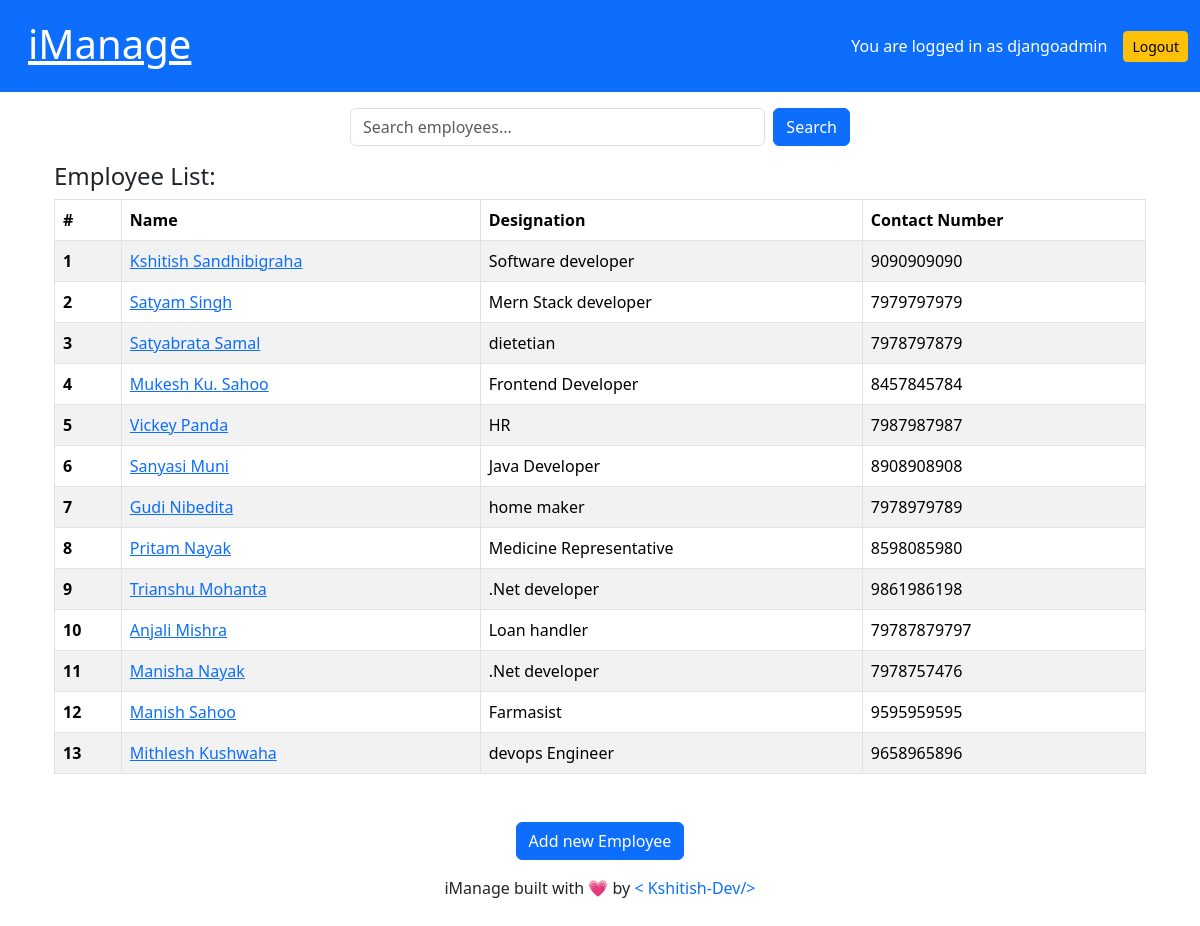
The app's page / (signed in) with its own data.
### employees/models.py (models this page shows, shortened)
class  Employee(models.Model):
    first_name = models.CharField(max_length=100)
    last_name = models.CharField(max_length=100)
    photo = models.ImageField(upload_to='images')       #<-- this is media file
    designation = models.CharField(max_length=100)
    email_address = models.EmailField(max_length=100, unique=True)
    phone_number = models.CharField(max_length=12 , blank=True)
    created_at = models.DateTimeField(auto_now_add=True)
    updated_at = models.DateTimeField(auto_now=True)

### mysite/views.py (the view)
# urls.py: 2. Add a URL to urlpatterns:  path('', views.home, name='home')
def home(request):
    query = request.GET.get('q')
    if query:
        employees = Employee.objects.filter(first_name__icontains=query) | Employee.objects.filter(last_name__icontains=query)
    else:
        employees = Employee.objects.all()
    context = {
        'employees' : employees,
        'query': query,
    }
    return render(request, 'home.html', context)

### templates/home.html
{% extends 'base.html' %}
{% block content %}
<div class="container pt-3">
  <form method="GET" action="{% url 'home' %}" class="d-flex mb-3" style="width: 500px; margin: auto;">
    <input type="text" name="q" class="form-control me-2" placeholder="Search employees...">
    <button type="submit" class="btn btn-primary">Search</button>
  </form>
    <h4>Employee List:</h4>
    {% if employees %}
    <table class="table table-striped table-bordered">
        <thead>
            <tr>
                <th scope="col">#</th>
                <th scope="col">Name</th>
                <th scope="col">Designation</th>
                <th scope="col">Contact Number</th>
            </tr>
        </thead>
        <tbody>
            {% for emp in employees %}
            <tr>
                <th>{{ forloop.counter }}</th>
                <td><a href="{% url 'employee_details' emp.id %}">{{ emp.first_name }} {{ emp.last_name }}</a></td>
                <td>{{ emp.designation }}</td>
                <td>{{ emp.phone_number }}</td>
            </tr>
            {% endfor %}
        </tbody>
    </table>
    {% else %}
    <p class="text-center">No employees found matching "{{ query }}".</p>
    <div class="text-center">
      <a href="{% url 'home'%}" class="btn btn-primary mt-3" >Back to home</a>
    </div>
    {% endif %}
    {% if user.is_authenticated %}
    <div class="text-center mt-5">
       <a class="btn btn-primary" href="{% url 'add_employee' %}"> Add new Employee </a>
    </div>
    {% endif %}
</div>
{% endblock %}

### templates/base.html (shortened to what this page needs)
{% load static %}
<!DOCTYPE html>
<html lang="en">
  <head>
    <link
      href="https://cdn.jsdelivr.net/npm/bootstrap@5.3.3/dist/css/bootstrap.min.css"
      rel="stylesheet"
    />
    <link rel="stylesheet" href="{% static 'css/style.css' %}" />
  </head>
  <body class="d-flex flex-column min-vh-100">
    <div class="w-100 px-0">
      <header class="emp-header py-3 pb-3 sticky-top bg-primary text-white">
        <div class="container-fluid">
          <div class="row flex-nowrap justify-content-between align-items-center">
            <div class="col-8 pt-1">
              <h1><a class="blog-header-logo text-white no-underline m-3" href="/">iManage</a></h1>
            </div>
            <div class="col-4 d-flex justify-content-end align-items-center">
              {% if not user.is_authenticated %}
                <a href="{% url 'login' %}" class="btn btn-sm btn-warning">Login</a> &nbsp;
                <a href="{% url 'signup' %}" class="btn btn-sm btn-outline-secondary">SignUp</a>
              {% else %}
                <span>You are logged in as {{ user }}</span>
                &emsp;<a href="{% url 'logout' %}" class="btn btn-sm btn-warning">Logout</a>
              {% endif %}
            </div>
          </div>
        </div>
      </header>
    </div>
    <div class="container flex-grow-1">
      {% block content %}
      {% endblock %}
    </div>
    <footer class="emp-footer text-center py-3 mt-auto">
      <p>iManage built with 💗 by <a href="#" class="text-decoration-none"> < Kshitish-Dev/></a></p>
    </footer>
  </body>
</html>

### records on screen
Employee: first_name "Kshitish", last_name "Sandhibigraha", designation "Software developer", phone_number "9090909090"
Employee: first_name "Satyam", last_name "Singh", designation "Mern Stack developer", phone_number "7979797979"
Employee: first_name "Satyabrata", last_name "Samal", designation "dietetian", phone_number "7978797879"
Employee: first_name "Mukesh Ku.", last_name "Sahoo", designation "Frontend Developer", phone_number "8457845784"
Employee: first_name "Vickey", last_name "Panda", designation "HR", phone_number "7987987987"
Employee: first_name "Sanyasi", last_name "Muni", designation "Java Developer", phone_number "8908908908"
Employee: first_name "Gudi", last_name "Nibedita", designation "home maker", phone_number "7978979789"
Employee: first_name "Pritam", last_name "Nayak", designation "Medicine Representative", phone_number "8598085980"
Employee: first_name "Trianshu", last_name "Mohanta", designation ".Net developer", phone_number "9861986198"
Employee: first_name "Anjali", last_name "Mishra", designation "Loan handler", phone_number "79787879797"
Employee: first_name "Manisha", last_name "Nayak", designation ".Net developer", phone_number "7978757476"
Employee: first_name "Manish", last_name "Sahoo", designation "Farmasist", phone_number "9595959595"
Employee: first_name "Mithlesh", last_name "Kushwaha", designation "devops Engineer", phone_number "9658965896"

### other values on screen
{{ user }} "djangoadmin"
